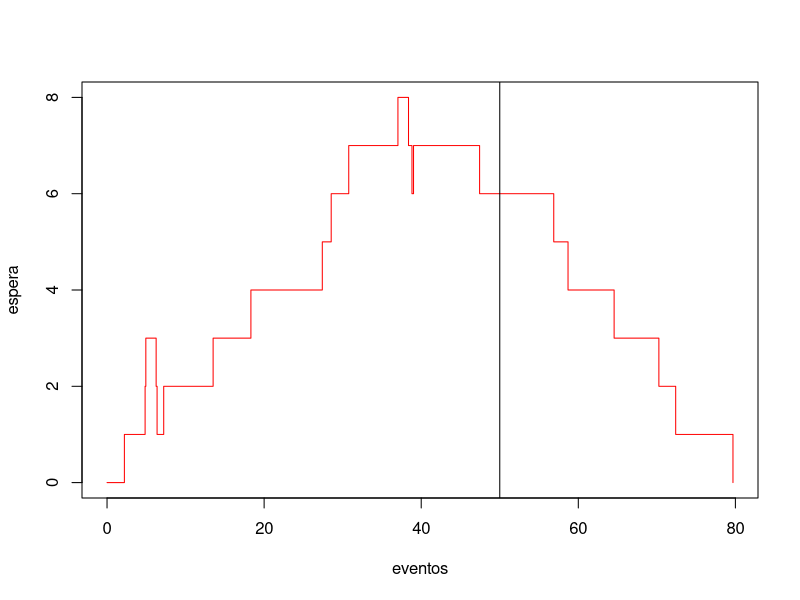

R code for this plot:
# Sistema de linea de espera con un servidor
# Distribucion para las llegadas: exponencial con parametro 1/5
# Distribucion para tiempos de servicio: exponencial con parametro 1/5
# Funcion de tiempos de llegada
Tllegada <- function() {
  return(rexp(1, rate = 1 / 5))
}

# Funcion de tiempos de salida
Tservicio <- function() {
  # Es el y
  return(rexp(1, rate = 1 / 5))
}

sles1s <- function(TT) {
  t <- NNA <- NND <- 0
  ES <- 0
  ESS <- c(ES)
  eventos <- c(0)
  T0 <- Tllegada()
  TA <- T0
  TD <- Inf
  A <- D <- 0
  Tp <- 0

  while (TA <= TT || ES > 0) {
    # Caso 1: Arribo dentro del tiempo de exposición TT
    if (TA <= TD && TA <= TT) {
      t <- TA
      NNA <- NNA + 1
      ES <- ES + 1
      TA <- t + Tllegada()
      if (ES == 1) {
        TD <- t + Tservicio()
      }
      A[NNA] <- t
      ESS <- c(ESS, ES)
      eventos <- c(eventos, t)
    }
    # Caso 2: Salida (ocurre antes del próximo arribo y antes de que se cierren llegadas)
    if (TD < TA && TD <= TT) {
      t <- TD
      ES <- ES - 1
      NND <- NND + 1
      if (ES == 0) {
        TD <- Inf
      } else {
        TD <- t + Tservicio()
      }
      D[NND] <- t
      ESS <- c(ESS, ES)
      eventos <- c(eventos, t)
    }
    # Caso 3: Vaciado del sistema una vez superado TT
    if (min(TA, TD) > TT && ES > 0) {
      t <- TD
      ES <- ES - 1
      NND <- NND + 1
      if (ES == 0) {
        TD <- Inf
      } else {
        TD <- t + Tservicio()
      }
      D[NND] <- t
      ESS <- c(ESS, ES)
      eventos <- c(eventos, t)
    }
  }

  Tp <- max(t - TT, 0)

  return(list(
    TiemposArribo = A,
    TiemposSalida = D,
    TiempoExtra = Tp,
    Espera = ESS,
    Eventos = eventos
  ))
}

set.seed(12345)
res <- sles1s(TT = 50)
espera <- res$Espera
eventos <- res$Eventos
plot(eventos, espera, type = 's', col = 'red')
abline(v = 50)


# Sistema de linea de espera con dos servidores en serie
sle2s <- function(TT) {
  t <- NNA <- NND <- 0
  A1 <- A2 <- D <- 0
  ES <- c(0, 0)
  TA <- Tllegada()
  T1 <- T2 <- Inf

  while (TA <= TT || sum(ES) > 0) {
    # Caso 1
    if (TA <= TT && TA == min(TA, T1, T2)) {
      t <- TA
      NNA <- NNA + 1
      ES[1] <- ES[1] + 1
      if (ES[1] == 1) {
        T1 <- t + Tservicio()
      }
      A1[NNA] <- t

      TA <- t + Tllegada()
      if (TA > TT) {
        TA <- Inf
      }
    }

    # Caso 2
    if (T1 == min(TA, T1, T2)) {
      t <- T1
      ES[1] <- ES[1] - 1
      ES[2] <- ES[2] + 1
      if (ES[1] == 0) {
        T1 <- Inf
      } else {
        T1 <- t + Tservicio()
      }
      if (ES[2] == 1) {
        T2 <- t + Tservicio()
      }
      A2[NNA - ES[1]] <- t
    }

    # Caso 3
    if (T2 == min(T1, T2, TA)) {
      t <- T2
      NND <- NND + 1
      ES[2] <- ES[2] - 1
      if (ES[2] == 0) {
        T2 <- Inf
      } else {
        T2 <- t + Tservicio()
      }
      D[NND] <- t
    }
  }

  return(list(ArriboS1 = A1, ArriboS2 = A2, Salidas = D))
}
